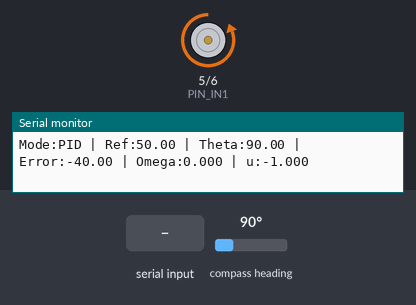
Recording of a sketch running on a simulated Arduino Uno, built with avr-gcc and run on an emulated ATmega328P. Parts: motor-driver pin pairs drawn as motors (green arrow = first pin HIGH = forward, orange = second pin HIGH = backward, longer = more drive, scaled by the enable pin), the last lines printed to the serial monitor. Wiring (inferred from the names in the program): AS5600 angle sensor at I2C address 0x36. The inputs (shaded band) are chosen by the test bench; at power-on: compass heading 90°.

Above: at 1.3 s.
1.4 s: "r90\n" received over Serial
3.5 s: compass heading set to 7°
At 4.4 s:
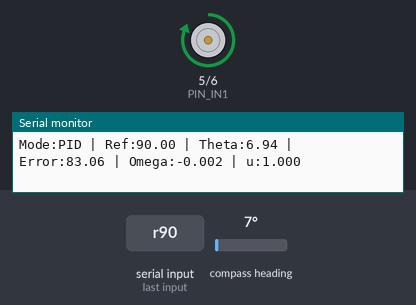
5.0 s: "r,45\n" received over Serial
6.6 s: compass heading set to 90°
At 7.8 s:
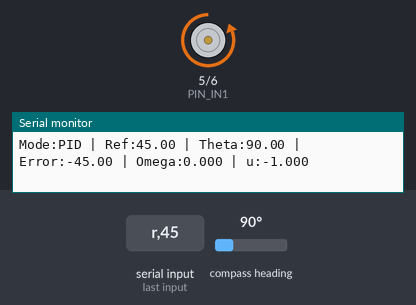
8.1 s: "2" received over Serial
At 8.9 s:
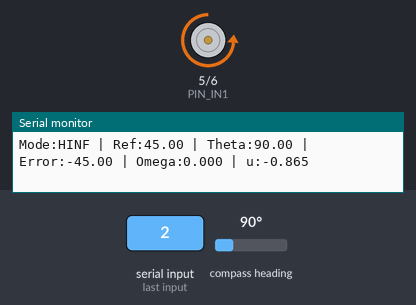
9.6 s: compass heading set to 1°
At 10.2 s:
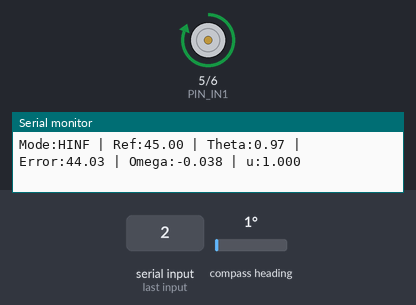
Timing chart, 0 to 12.1 s (numbered marks = the images above; inputs shaded):
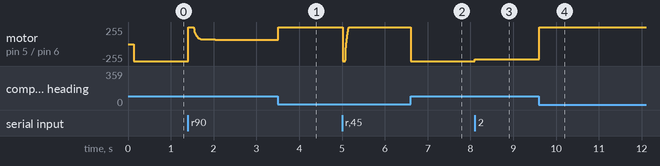

Measured:
- after the input at 3.5 s, motor on pin 5 (PIN_IN1) / pin 6 (PIN_IN2): forward 67/255 → forward 255/255 at once
- after the input at 6.6 s, motor on pin 5 (PIN_IN1) / pin 6 (PIN_IN2): forward 255/255 → backward 255/255 at once
- after the input at 8.1 s, motor on pin 5 (PIN_IN1) / pin 6 (PIN_IN2): backward 255/255 → backward 228/255 at once
- after the input at 9.6 s, motor on pin 5 (PIN_IN1) / pin 6 (PIN_IN2): backward 228/255 → forward 255/255 at once

The sketch:

Control_Brazo_Selector.ino
```cpp
/*
 * CONTROL DE BRAZO ROBOTICO - SELECTOR DE CONTROLADORES
 * Controladores: PID / H-infinity / SMC (Sliding Mode Control)
 * Hardware: Arduino Uno + AS5600 + L298N + Micromotor
 *
 * Selección por Serial Monitor:
 * Enviar '1' para PID
 * Enviar '2' para H-infinity
 * Enviar '3' para SMC
 * Enviar 'r' para cambiar referencia (ej: r45 para 45 grados)
 */

#include <Wire.h>

// ==================== CONFIGURACION HARDWARE ====================
// AS5600 (Sensor de posición magnético)
#define AS5600_ADDRESS 0x36
#define AS5600_RAW_ANGLE_HIGH 0x0C
#define AS5600_RAW_ANGLE_LOW 0x0D

// L298N (Driver de motor)
#define PIN_IN1  5   // Control dirección motor
#define PIN_IN2  6   // Control dirección motor
#define PIN_ENA  9   // PWM velocidad motor (debe ser pin PWM)

// ==================== PARAMETROS DEL SISTEMA ====================
const float J   = 1.08e-3;      // Inercia [kg*m^2]
const float Bv  = 2.61e-3;      // Fricción viscosa [N*m*s/rad]
const float MgL = 4.999e-3;     // Torque gravitacional [N*m]
const float Ku  = 1.13e-2;      // Constante de torque [N*m/duty]
const float th0 = 50.0 * PI/180.0; // Punto de operación [rad]

const float Ts = 0.01;          // Periodo de muestreo [s] = 10ms
const unsigned long Ts_ms = 10; // 10 milisegundos

// ==================== PARAMETROS PID ====================
const float Kp_pid = 5.088;     // Ganancia proporcional
const float Ki_pid = 7.0707;    // Ganancia integral
const float Kd_pid = 0.486;     // Ganancia derivativa
const float tau_d  = 0.05;      // Constante filtro derivativo
const float Tt     = 0.35;      // Constante anti-windup

// ==================== PARAMETROS H-INFINITY ====================
// Coeficientes del controlador discretizado (obtener de MATLAB)
// Forma: u[k] = a1*u[k-1] + b0*e[k] + b1*e[k-1]
float kh_a1 = 0.0;  // Coeficiente recursivo (actualizar con valores de MATLAB)
float kh_b0 = 1.5;  // Coeficiente error actual
float kh_b1 = 0.0;  // Coeficiente error previo

// ==================== PARAMETROS SMC ====================
const float lambda_smc   = 3.0;   // Pendiente superficie deslizante [rad/s]
const float k_torque_smc = 0.02;  // Ganancia conmutación [N*m]
const float phi_smc      = 0.5;   // Capa límite [rad/s]

// ==================== VARIABLES GLOBALES ====================
// Controlador seleccionado: 1=PID, 2=HINF, 3=SMC
int controllerMode = 1;

// Variables de estado
float theta = 0.0;      // Posición angular actual [rad]
float omega = 0.0;      // Velocidad angular actual [rad/s]
float theta_prev = 0.0; // Posición anterior para calcular velocidad
float ref = th0;        // Referencia angular [rad]

// Variables PID
float Iint_pid = 0.0;   // Integrador
float Df_pid = 0.0;     // Filtro derivativo
float eprev_pid = 0.0;  // Error anterior

// Variables H-infinity
float z_state1 = 0.0;   // Estado del filtro IIR
float eprev_hinf = 0.0; // Error anterior

// Variables SMC
float omega_filt = 0.0; // Velocidad filtrada

// Control
float u_control = 0.0;  // Señal de control [-1, 1]
unsigned long lastTime = 0;

// ==================== SETUP ====================
void setup() {
  // Inicializar Serial
  Serial.begin(115200);
  while (!Serial);

  Serial.println(F("==========================================="));
  Serial.println(F("CONTROL BRAZO ROBOTICO - SELECTOR"));
  Serial.println(F("==========================================="));
  Serial.println(F("Controladores disponibles:"));
  Serial.println(F("  1 - PID"));
  Serial.println(F("  2 - H-infinity"));
  Serial.println(F("  3 - SMC (Sliding Mode Control)"));
  Serial.println(F(""));
  Serial.println(F("Comandos:"));
  Serial.println(F("  1, 2, 3  -> Seleccionar controlador"));
  Serial.println(F("  r<valor> -> Cambiar referencia (ej: r45)"));
  Serial.println(F("==========================================="));
  Serial.println();

  // Inicializar I2C para AS5600
  Wire.begin();
  Wire.setClock(400000); // 400kHz

  // Configurar pines L298N
  pinMode(PIN_IN1, OUTPUT);
  pinMode(PIN_IN2, OUTPUT);
  pinMode(PIN_ENA, OUTPUT);

  // Motor apagado inicialmente
  digitalWrite(PIN_IN1, LOW);
  digitalWrite(PIN_IN2, LOW);
  analogWrite(PIN_ENA, 0);

  // Leer posición inicial
  theta = readAngleAS5600();
  theta_prev = theta;

  delay(100);
  Serial.print(F("Controlador inicial: PID"));
  Serial.print(F(" | Ref: "));
  Serial.print(ref * 180.0/PI);
  Serial.println(F(" grados"));

  lastTime = millis();
}

// ==================== LOOP PRINCIPAL ====================
void loop() {
  unsigned long currentTime = millis();

  // Control a frecuencia fija (10ms)
  if (currentTime - lastTime >= Ts_ms) {
    lastTime = currentTime;

    // Leer posición del sensor
    theta = readAngleAS5600();

    // Estimar velocidad (derivada numérica con filtro simple)
    omega = (theta - theta_prev) / Ts;
    omega_filt = 0.9 * omega_filt + 0.1 * omega; // Filtro pasa-bajos
    theta_prev = theta;

    // Calcular señal de control según modo seleccionado
    switch (controllerMode) {
      case 1:
        u_control = computePID();
        break;
      case 2:
        u_control = computeHInfinity();
        break;
      case 3:
        u_control = computeSMC();
        break;
      default:
        u_control = 0.0;
    }

    // Aplicar control al motor
    applyControl(u_control);

    // Enviar datos por serial cada 100ms
    static unsigned long printTime = 0;
    if (currentTime - printTime >= 100) {
      printTime = currentTime;
      printData();
    }
  }

  // Procesar comandos del Serial
  processSerialCommands();
}

// ==================== CONTROLADOR PID ====================
float computePID() {
  float e = ref - theta;

  // Feedforward (compensación gravedad)
  float u_ff = (MgL / Ku) * sin(ref);

  // Filtro derivativo de primer orden
  float a = tau_d / (tau_d + Ts);
  float b = Kd_pid / (tau_d + Ts);
  Df_pid = a * Df_pid + b * (e - eprev_pid);

  // Señal de control sin saturar
  float u_unsat = u_ff + (Kp_pid * e + Df_pid + Iint_pid);

  // Saturación
  float u = constrain(u_unsat, -1.0, 1.0);

  // Anti-windup (back-calculation)
  Iint_pid = Iint_pid + Ki_pid * Ts * e + (Ts / Tt) * (u - u_unsat);

  eprev_pid = e;

  return u;
}

// ==================== CONTROLADOR H-INFINITY ====================
float computeHInfinity() {
  float e = ref - theta;

  // Feedforward
  float u_ff = (MgL / Ku) * sin(ref);

  // Filtro IIR discreto (Direct Form II Transposed)
  // y[k] = b0*x[k] + z1[k-1]
  // z1[k] = b1*x[k] - a1*y[k]

  float x = e;
  float y = kh_b0 * x + z_state1;

  z_state1 = kh_b1 * x - kh_a1 * y;

  // Control total con saturación
  float u = constrain(u_ff + y, -1.0, 1.0);

  return u;
}

// ==================== CONTROLADOR SMC ====================
float computeSMC() {
  // Error de posición (theta - ref) según convención del MATLAB
  float e_theta = theta - ref;

  // Superficie deslizante: s = omega + lambda * e_theta
  float s = omega_filt + lambda_smc * e_theta;

  // Control equivalente
  float u_eq = (J * (-lambda_smc * omega_filt) + Bv * omega_filt + MgL * sin(theta)) / Ku;

  // Término de conmutación con función tanh (suavizado)
  float u_sw = -(k_torque_smc / Ku) * tanh(s / phi_smc);

  // Ley de control total
  float u = u_eq + u_sw;

  // Saturación
  u = constrain(u, -1.0, 1.0);

  return u;
}

// ==================== LECTURA AS5600 ====================
float readAngleAS5600() {
  Wire.beginTransmission(AS5600_ADDRESS);
  Wire.write(AS5600_RAW_ANGLE_HIGH);
  Wire.endTransmission(false);

  Wire.requestFrom(AS5600_ADDRESS, 2);

  if (Wire.available() == 2) {
    uint16_t rawAngle = (Wire.read() << 8) | Wire.read();
    // Convertir de 0-4095 a radianes (0-2π)
    float angle = (rawAngle * 2.0 * PI) / 4096.0;
    return angle;
  }

  return theta; // Si falla, mantener valor anterior
}

// ==================== CONTROL MOTOR L298N ====================
void applyControl(float u) {
  // u está en rango [-1, 1]
  // Convertir a PWM [0-255]
  int pwm = abs(u) * 255.0;
  pwm = constrain(pwm, 0, 255);

  if (u > 0.01) {
    // Giro horario
    digitalWrite(PIN_IN1, HIGH);
    digitalWrite(PIN_IN2, LOW);
    analogWrite(PIN_ENA, pwm);
  } else if (u < -0.01) {
    // Giro antihorario
    digitalWrite(PIN_IN1, LOW);
    digitalWrite(PIN_IN2, HIGH);
    analogWrite(PIN_ENA, pwm);
  } else {
    // Zona muerta - motor apagado
    digitalWrite(PIN_IN1, LOW);
    digitalWrite(PIN_IN2, LOW);
    analogWrite(PIN_ENA, 0);
  }
}

// ==================== IMPRIMIR DATOS ====================
void printData() {
  Serial.print(F("Mode:"));
  switch (controllerMode) {
    case 1: Serial.print(F("PID")); break;
    case 2: Serial.print(F("HINF")); break;
    case 3: Serial.print(F("SMC")); break;
  }

  Serial.print(F(" | Ref:"));
  Serial.print(ref * 180.0/PI, 2);

  Serial.print(F(" | Theta:"));
  Serial.print(theta * 180.0/PI, 2);

  Serial.print(F(" | Error:"));
  Serial.print((ref - theta) * 180.0/PI, 2);

  Serial.print(F(" | Omega:"));
  Serial.print(omega_filt, 3);

  Serial.print(F(" | u:"));
  Serial.println(u_control, 3);
}

// ==================== PROCESAR COMANDOS SERIAL ====================
void processSerialCommands() {
  if (Serial.available() > 0) {
    char cmd = Serial.read();

    // Cambiar controlador
    if (cmd == '1' || cmd == '2' || cmd == '3') {
      controllerMode = cmd - '0';

      // Resetear variables de cada controlador
      Iint_pid = 0.0;
      Df_pid = 0.0;
      eprev_pid = 0.0;
      z_state1 = 0.0;
      eprev_hinf = 0.0;
      omega_filt = omega;

      Serial.println();
      Serial.print(F(">>> Controlador cambiado a: "));
      switch (controllerMode) {
        case 1: Serial.println(F("PID")); break;
        case 2: Serial.println(F("H-infinity")); break;
        case 3: Serial.println(F("SMC")); break;
      }
    }

    // Cambiar referencia
    else if (cmd == 'r' || cmd == 'R') {
      delay(10); // Esperar más datos
      if (Serial.available() > 0) {
        float refDegrees = Serial.parseFloat();
        if (refDegrees >= 0 && refDegrees <= 180) {
          ref = refDegrees * PI / 180.0;
          Serial.println();
          Serial.print(F(">>> Nueva referencia: "));
          Serial.print(refDegrees);
          Serial.println(F(" grados"));
        }
      }
    }

    // Limpiar buffer
    while (Serial.available() > 0) Serial.read();
  }
}

// ==================== FUNCIÓN TANH (para SMC) ====================
float tanh(float x) {
  if (x > 5.0) return 1.0;
  if (x < -5.0) return -1.0;
  float exp2x = exp(2.0 * x);
  return (exp2x - 1.0) / (exp2x + 1.0);
}
```
